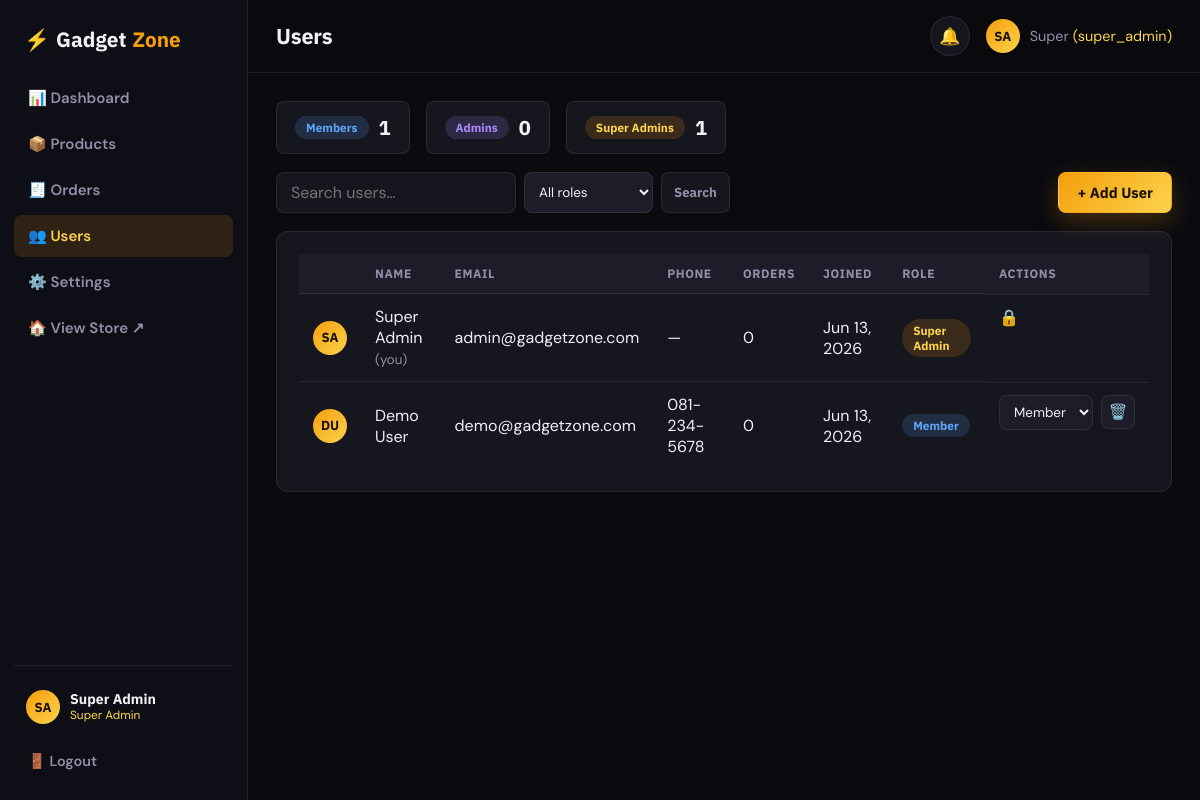
The page /admin/users.php (signed in) on the database its author committed.
### tables this page shows
CREATE TABLE IF NOT EXISTS users (
    id         INT AUTO_INCREMENT PRIMARY KEY,
    first_name VARCHAR(80)  NOT NULL,
    last_name  VARCHAR(80)  NOT NULL,
    email      VARCHAR(150) NOT NULL UNIQUE,
    password   VARCHAR(255) NOT NULL,
    phone      VARCHAR(20),
    address    TEXT,
    city       VARCHAR(100),
    avatar     VARCHAR(255) DEFAULT NULL,
    role       ENUM('member','admin','super_admin') DEFAULT 'member',
    created_at TIMESTAMP DEFAULT CURRENT_TIMESTAMP
);

### includes/db.php (called while the page is built, shortened)
<?php
$conn = mysqli_init();
$conn->set_charset('utf8mb4');
function url($path = '')
{
    return BASE_URL . '/' . ltrim($path, '/');
}
require_once __DIR__ . '/functions.php';

### includes/functions.php (called while the page is built, shortened)
<?php
function e($data)
{
    return htmlspecialchars((string)$data, ENT_QUOTES, 'UTF-8');
}
function isLoggedIn()
{
    return isset($_SESSION['user_id']) && (int)$_SESSION['user_id'] > 0;
}
function getCurrentUser()
{
    global $conn;
    $id   = (int)$_SESSION['user_id'];
    $stmt = $conn->prepare("SELECT * FROM users WHERE id=? LIMIT 1");
    $stmt->bind_param('i', $id);
    $stmt->execute();
    $user = $stmt->get_result()->fetch_assoc();
    return $user ?: null;
}
function isSuperAdmin()
{
    $u = getCurrentUser();
    return $u && $u['role'] === 'super_admin';
}
function initials($first, $last = '')
{
    $a = mb_substr(trim($first), 0, 1);
    $b = mb_substr(trim($last), 0, 1);
    return strtoupper($a . $b) ?: 'U';
}
    ob_start(); ?>

### admin/users.php (the view, shortened to what this page needs)
<?php
require_once __DIR__ . '/../includes/db.php';
$me = getCurrentUser();
$admin_title = 'Users';
require_once __DIR__ . '/layout.php';
$search     = isset($_GET['q']) ? sanitize($_GET['q']) : '';
$roleCounts = ['member' => 0, 'admin' => 0, 'super_admin' => 0];
if ($res = $conn->query("SELECT role, COUNT(*) c FROM users GROUP BY role")) {
    while ($r = $res->fetch_assoc()) { $roleCounts[$r['role']] = (int)$r['c']; }
}
$where = []; $params = []; $types = '';
$whereSql = $where ? ('WHERE ' . implode(' AND ', $where)) : '';
$sql = "SELECT u.*,
        (SELECT COUNT(*) FROM orders o WHERE o.user_id=u.id) AS order_count
        FROM users u $whereSql ORDER BY u.created_at DESC";
if ($params) {
    $stmt = $conn->prepare($sql);
    $stmt->bind_param($types, ...$params);
    $stmt->execute();
    $users = $stmt->get_result()->fetch_all(MYSQLI_ASSOC);
    $stmt->close();
} else {
    $users = $conn->query($sql)->fetch_all(MYSQLI_ASSOC);
}
$roleColor = ['member' => 'blue', 'admin' => 'purple', 'super_admin' => 'amber'];
$canManageRoles = isSuperAdmin();
?>
<div class="role-stats">
    <div class="role-stat"><span class="status-badge sb-blue">Members</span><strong><?= $roleCounts['member'] ?></strong></div>
    <div class="role-stat"><span class="status-badge sb-purple">Admins</span><strong><?= $roleCounts['admin'] ?></strong></div>
    <div class="role-stat"><span class="status-badge sb-amber">Super Admins</span><strong><?= $roleCounts['super_admin'] ?></strong></div>
</div>
<div class="admin-card-head bare">
    <form method="GET" class="admin-search">
        <input type="search" name="q" placeholder="Search users…" value="<?= e($search) ?>">
        <select name="role" class="mini-select" onchange="this.form.submit()">
            <option value="">All roles</option>
        </select>
        <button class="btn btn-ghost sm" type="submit">Search</button>
    </form>
    <button class="btn btn-primary" onclick="UserAdmin.openAdd()">+ Add User</button>
</div>
<div class="admin-card">
    <div class="table-wrap">
    <table class="data-table">
        <thead><tr><th></th><th>Name</th><th>Email</th><th>Phone</th><th>Orders</th><th>Joined</th><th>Role</th><th>Actions</th></tr></thead>
        <tbody>
        <?php foreach ($users as $u):
            $isSelf  = ((int)$u['id'] === (int)$me['id']);
            $isSuper = ($u['role'] === 'super_admin');
            $locked  = $isSelf || $isSuper;
        ?>
            <tr>
                <td><span class="avatar-mini"><?= e(initials($u['first_name'], $u['last_name'])) ?></span></td>
                <td><?= e($u['first_name'] . ' ' . $u['last_name']) ?><?= $isSelf ? ' <small class="muted">(you)</small>' : '' ?></td>
                <td><?= e($u['email']) ?></td>
                <td><?= e($u['phone'] ?: '—') ?></td>
                <td><?= (int)$u['order_count'] ?></td>
                <td><?= date('M j, Y', strtotime($u['created_at'])) ?></td>
                <td><span class="status-badge sb-<?= $roleColor[$u['role']] ?? 'blue' ?>"><?= e(str_replace('_', ' ', $u['role'])) ?></span></td>
                <td class="actions-cell">
                    <?php if ($locked || !$canManageRoles): ?>
                        <span class="muted" title="<?= $locked ? 'Protected account' : 'Super admin only' ?>">🔒</span>
                    <?php else: ?>
                        <form method="POST" class="inline-form">
                            <select name="role" onchange="this.form.submit()" class="mini-select">
                                <option value="member" <?= $u['role']==='member'?'selected':'' ?>>Member</option>
                            </select>
                        </form>
                        <form method="POST" class="inline-form" onsubmit="return confirm('Delete this user?')">
                            <button class="icon-act danger" title="Delete">🗑️</button>
                        </form>
                    <?php endif; ?>
                </td>
            </tr>
        <?php endforeach; ?>
        </tbody>
    </table>
    </div>
</div>
<?php require_once __DIR__ . '/footer.php'; ?>

### admin/layout.php (shortened to what this page needs)
<?php
require_once __DIR__ . '/../includes/db.php';
$admin = getCurrentUser();
$__current = basename($_SERVER['PHP_SELF']);
$__cssVer  = @filemtime(__DIR__ . '/admin.css') ?: time();
?>
<!DOCTYPE html>
<html lang="en">
<head>
    <link rel="stylesheet" href="<?= url('admin/admin.css') ?>?v=<?= $__cssVer ?>">
</head>
<body data-base="<?= e(BASE_URL) ?>">
<div class="admin-shell">
    <aside class="admin-sidebar" id="adminSidebar">
        <a class="admin-brand" href="<?= url('index.php') ?>" title="Back to storefront">
            <span class="brand-mark">⚡</span> Gadget<span class="brand-accent">Zone</span>
        </a>
        <nav class="admin-nav">
            <a href="<?= url('admin/index.php') ?>"    class="<?= $__current==='index.php'?'active':'' ?>">📊 Dashboard</a>
            <a href="<?= url('admin/products.php') ?>" class="<?= $__current==='products.php'?'active':'' ?>">📦 Products</a>
            <a href="<?= url('admin/orders.php') ?>"   class="<?= $__current==='orders.php'?'active':'' ?>">
                🧾 Orders
            </a>
            <a href="<?= url('admin/users.php') ?>"    class="<?= $__current==='users.php'?'active':'' ?>">👥 Users</a>
            <a href="<?= url('admin/settings.php') ?>" class="<?= $__current==='settings.php'?'active':'' ?>">⚙️ Settings</a>
            <a href="<?= url('index.php') ?>" target="_blank" rel="noopener">🏠 View Store ↗</a>
        </nav>
        <div class="admin-sidebar-foot">
            <div class="admin-sidebar-user">
                <span class="avatar-mini"><?= e(initials($admin['first_name'], $admin['last_name'])) ?></span>
                <div class="sb-user-meta">
                    <strong><?= e($admin['first_name'] . ' ' . $admin['last_name']) ?></strong>
                    <span><?= e(str_replace('_', ' ', $admin['role'])) ?></span>
                </div>
            </div>
            <a href="<?= url('pages/logout.php') ?>" class="logout-link">🚪 Logout</a>
        </div>
    </aside>
    <div class="admin-main">
        <header class="admin-topbar">
            <h1 class="admin-page-title"><?= isset($admin_title) ? e($admin_title) : 'Dashboard' ?></h1>
            <a class="topbar-bell" href="<?= url('admin/orders.php?status=pending') ?>" title="Pending orders">
                🔔
            </a>
            <div class="admin-user">
                <span class="avatar-mini"><?= e(initials($admin['first_name'], $admin['last_name'])) ?></span>
                <span class="admin-user-name"><?= e($admin['first_name']) ?> <em>(<?= e($admin['role']) ?>)</em></span>
            </div>
        </header>
        <div class="admin-body">

### rows shown on the page
users: first_name+last_name "SA", first_name+last_name "Super Admin", role "Super Admin", first_name "Super", role "super_admin", id "1", initials($u['first_name'], $u['last_name']) "SA", shows "(you)", email "admin@gadgetzone.com", phone "—", order_count "0", created_at "Jun 13, 2026"
users: initials($u['first_name'], $u['last_name']) "DU", first_name+last_name "Demo User", email "demo@gadgetzone.com", phone "081-234-5678", order_count "0", created_at "Jun 13, 2026", role "Member"

### other values the page prints
$admin_title "Users"
$roleCounts['admin'] "0"
